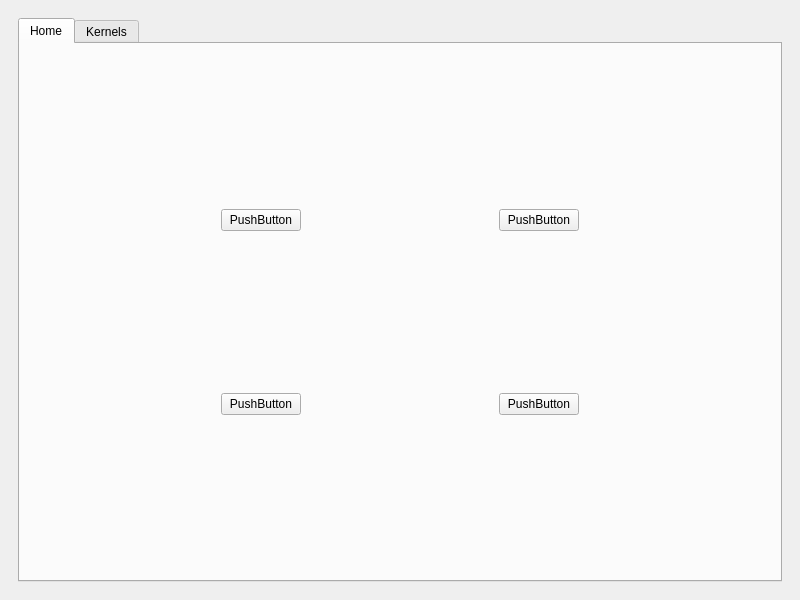
<?xml version="1.0" encoding="UTF-8"?>
<ui version="4.0">
 <class>MainWindow</class>
 <widget class="QMainWindow" name="MainWindow">
  <property name="geometry">
   <rect>
    <x>0</x>
    <y>0</y>
    <width>800</width>
    <height>600</height>
   </rect>
  </property>
  <property name="windowTitle">
   <string>Namib Control Center</string>
  </property>
  <widget class="QWidget" name="centralwidget">
   <layout class="QGridLayout" name="gridLayout">
    <item row="0" column="0">
     <widget class="QStackedWidget" name="stackedWidget">
      <property name="frameShape">
       <enum>QFrame::NoFrame</enum>
      </property>
      <property name="frameShadow">
       <enum>QFrame::Plain</enum>
      </property>
      <property name="currentIndex">
       <number>0</number>
      </property>
      <widget class="QWidget" name="page">
       <property name="sizePolicy">
        <sizepolicy hsizetype="Expanding" vsizetype="Expanding">
         <horstretch>0</horstretch>
         <verstretch>0</verstretch>
        </sizepolicy>
       </property>
       <layout class="QGridLayout" name="gridLayout_2">
        <item row="0" column="0">
         <widget class="QTabWidget" name="tabWidget">
          <property name="currentIndex">
           <number>0</number>
          </property>
          <widget class="QWidget" name="homeTab">
           <attribute name="title">
            <string>Home</string>
           </attribute>
           <layout class="QGridLayout" name="gridLayout_8">
            <item row="0" column="0">
             <layout class="QGridLayout" name="gridLayout_7">
              <item row="1" column="0" rowspan="3">
               <spacer name="horizontalSpacer_4">
                <property name="orientation">
                 <enum>Qt::Horizontal</enum>
                </property>
                <property name="sizeHint" stdset="0">
                 <size>
                  <width>40</width>
                  <height>20</height>
                 </size>
                </property>
               </spacer>
              </item>
              <item row="2" column="1">
               <spacer name="verticalSpacer">
                <property name="orientation">
                 <enum>Qt::Vertical</enum>
                </property>
                <property name="sizeHint" stdset="0">
                 <size>
                  <width>20</width>
                  <height>40</height>
                 </size>
                </property>
               </spacer>
              </item>
              <item row="2" column="3">
               <spacer name="verticalSpacer_2">
                <property name="orientation">
                 <enum>Qt::Vertical</enum>
                </property>
                <property name="sizeHint" stdset="0">
                 <size>
                  <width>20</width>
                  <height>40</height>
                 </size>
                </property>
               </spacer>
              </item>
              <item row="1" column="1">
               <widget class="QPushButton" name="pushButton">
                <property name="text">
                 <string>PushButton</string>
                </property>
               </widget>
              </item>
              <item row="3" column="3">
               <widget class="QPushButton" name="pushButton_4">
                <property name="text">
                 <string>PushButton</string>
                </property>
               </widget>
              </item>
              <item row="1" column="4" rowspan="3">
               <spacer name="horizontalSpacer_3">
                <property name="orientation">
                 <enum>Qt::Horizontal</enum>
                </property>
                <property name="sizeHint" stdset="0">
                 <size>
                  <width>40</width>
                  <height>20</height>
                 </size>
                </property>
               </spacer>
              </item>
              <item row="0" column="0" colspan="5">
               <spacer name="verticalSpacer_3">
                <property name="orientation">
                 <enum>Qt::Vertical</enum>
                </property>
                <property name="sizeHint" stdset="0">
                 <size>
                  <width>20</width>
                  <height>40</height>
                 </size>
                </property>
               </spacer>
              </item>
              <item row="3" column="1">
               <widget class="QPushButton" name="pushButton_2">
                <property name="text">
                 <string>PushButton</string>
                </property>
               </widget>
              </item>
              <item row="1" column="3">
               <widget class="QPushButton" name="pushButton_3">
                <property name="text">
                 <string>PushButton</string>
                </property>
               </widget>
              </item>
              <item row="1" column="2" rowspan="3">
               <spacer name="horizontalSpacer_2">
                <property name="orientation">
                 <enum>Qt::Horizontal</enum>
                </property>
                <property name="sizeHint" stdset="0">
                 <size>
                  <width>40</width>
                  <height>20</height>
                 </size>
                </property>
               </spacer>
              </item>
              <item row="4" column="0" colspan="5">
               <spacer name="verticalSpacer_4">
                <property name="orientation">
                 <enum>Qt::Vertical</enum>
                </property>
                <property name="sizeHint" stdset="0">
                 <size>
                  <width>20</width>
                  <height>40</height>
                 </size>
                </property>
               </spacer>
              </item>
             </layout>
            </item>
           </layout>
          </widget>
          <widget class="QWidget" name="kernelTab">
           <attribute name="title">
            <string>Kernels</string>
           </attribute>
           <layout class="QGridLayout" name="gridLayout_4">
            <item row="0" column="0">
             <layout class="QGridLayout" name="gridLayout_3">
              <item row="3" column="1">
               <widget class="QLabel" name="stableKernelRepositoryLabel">
                <property name="text">
                 <string>linux</string>
                </property>
               </widget>
              </item>
              <item row="7" column="1">
               <widget class="QPushButton" name="ltsKernelBtn">
                <property name="text">
                 <string>linuxlts</string>
                </property>
               </widget>
              </item>
              <item row="2" column="1">
               <widget class="QLabel" name="stableKernelSystemLabel">
                <property name="text">
                 <string>linux</string>
                </property>
               </widget>
              </item>
              <item row="6" column="1">
               <widget class="QLabel" name="ltsKernelRepositoryLabel">
                <property name="text">
                 <string>linuxlts</string>
                </property>
               </widget>
              </item>
              <item row="4" column="1">
               <widget class="QPushButton" name="stableKernelBtn">
                <property name="text">
                 <string>linux</string>
                </property>
               </widget>
              </item>
              <item row="5" column="1">
               <widget class="QLabel" name="ltsKernelSystemLabel">
                <property name="text">
                 <string>linuxlts</string>
                </property>
               </widget>
              </item>
              <item row="8" column="0" rowspan="3">
               <widget class="QLabel" name="hardenedKernelLabel">
                <property name="text">
                 <string>Linux Hardened</string>
                </property>
               </widget>
              </item>
              <item row="10" column="1">
               <widget class="QPushButton" name="hardenedKernelBtn">
                <property name="text">
                 <string>linuxhardened</string>
                </property>
               </widget>
              </item>
              <item row="11" column="1">
               <widget class="QLabel" name="zenKernelSystemLabel">
                <property name="text">
                 <string>linuxzen</string>
                </property>
               </widget>
              </item>
              <item row="5" column="0" rowspan="3">
               <widget class="QLabel" name="ltsKernelLabel">
                <property name="text">
                 <string>Linux LTS</string>
                </property>
               </widget>
              </item>
              <item row="13" column="1">
               <widget class="QPushButton" name="zenKernelBtn">
                <property name="text">
                 <string>linuxzen</string>
                </property>
               </widget>
              </item>
              <item row="9" column="1">
               <widget class="QLabel" name="hardenedKernelRepositoryLabel">
                <property name="text">
                 <string>linuxhardened</string>
                </property>
               </widget>
              </item>
              <item row="2" column="0" rowspan="3">
               <widget class="QLabel" name="stableKernelLabel">
                <property name="text">
                 <string>Linux</string>
                </property>
               </widget>
              </item>
              <item row="8" column="1">
               <widget class="QLabel" name="hardenedKernelSystemLabel">
                <property name="text">
                 <string>linuxhardened</string>
                </property>
               </widget>
              </item>
              <item row="12" column="1">
               <widget class="QLabel" name="zenKernelRepositoryLabel">
                <property name="text">
                 <string>linuxzen</string>
                </property>
               </widget>
              </item>
              <item row="11" column="0" rowspan="3">
               <widget class="QLabel" name="zenKernelLabel">
                <property name="text">
                 <string>Linux Zen</string>
                </property>
               </widget>
              </item>
             </layout>
            </item>
           </layout>
          </widget>
         </widget>
        </item>
       </layout>
      </widget>
      <widget class="QWidget" name="LogPage">
       <layout class="QGridLayout" name="gridLayout_5">
        <item row="1" column="0">
         <layout class="QGridLayout" name="gridLayout_6">
          <item row="1" column="1">
           <widget class="QPushButton" name="exitLog">
            <property name="text">
             <string>Go back</string>
            </property>
           </widget>
          </item>
          <item row="1" column="0">
           <spacer name="horizontalSpacer">
            <property name="orientation">
             <enum>Qt::Horizontal</enum>
            </property>
            <property name="sizeHint" stdset="0">
             <size>
              <width>40</width>
              <height>20</height>
             </size>
            </property>
           </spacer>
          </item>
          <item row="0" column="0" colspan="2">
           <widget class="QTextBrowser" name="logText">
            <property name="sizeAdjustPolicy">
             <enum>QAbstractScrollArea::AdjustToContents</enum>
            </property>
           </widget>
          </item>
         </layout>
        </item>
       </layout>
      </widget>
     </widget>
    </item>
   </layout>
  </widget>
 </widget>
 <resources/>
 <connections/>
 <slots>
  <slot>stableKernelSlot()</slot>
  <slot>ltsKernelSlot()</slot>
  <slot>hardenedKernelSlot()</slot>
  <slot>zenKernelSlot()</slot>
 </slots>
</ui>
